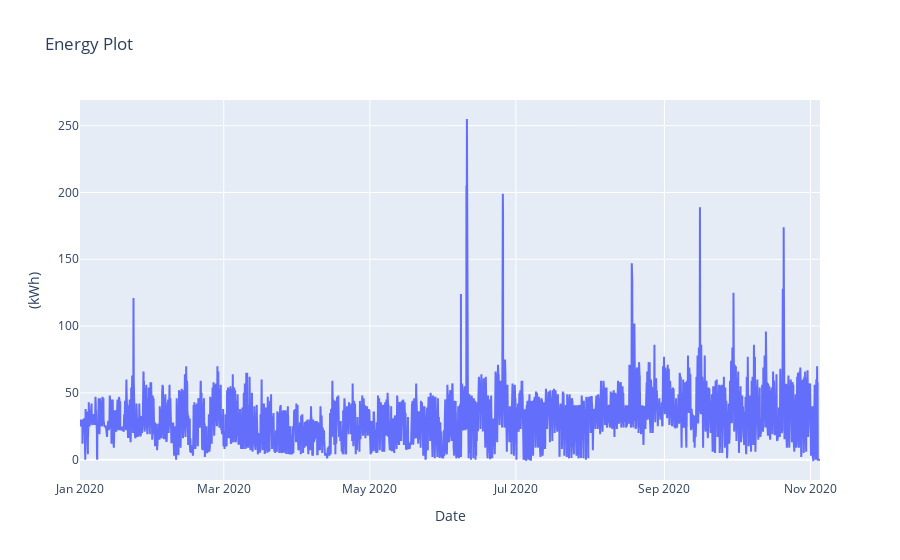

Notebook cell for this chart:
### Code cell
fig = go.Figure(data=[energy_data], layout=layout)
fig.show()

### Figure 1 — Plotly figure (JSON) as saved in the notebook; plotly's stock layout.template omitted (floating-point values rounded to 4 significant figures; data arrays with more than 128 entries replaced by an {"elided": "..."} marker saying what was removed)
{"data": [{"type": "scatter", "x": {"elided": "7415 str values"}, "y": {"elided": "7415 int values"}}], "layout": {"title": {"text": "Energy Plot"}, "xaxis": {"title": {"text": "Date"}}, "yaxis": {"title": {"text": "(kWh)"}}}}
